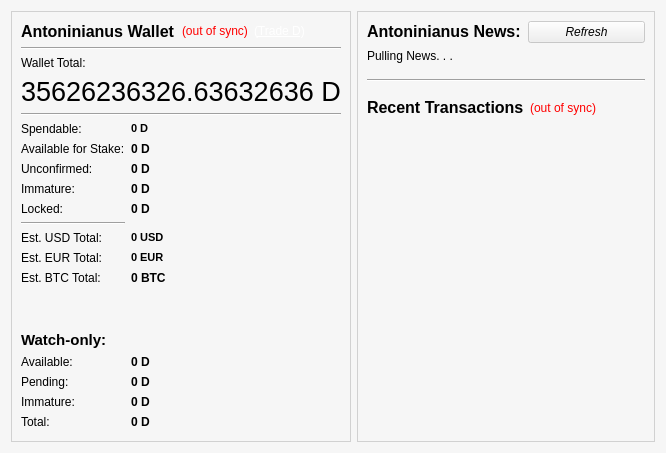
<?xml version="1.0" encoding="UTF-8"?>
<ui version="4.0">
 <class>OverviewPage</class>
 <widget class="QWidget" name="OverviewPage">
  <property name="geometry">
   <rect>
    <x>0</x>
    <y>0</y>
    <width>666</width>
    <height>453</height>
   </rect>
  </property>
  <property name="palette">
   <palette>
    <active>
     <colorrole role="Base">
      <brush brushstyle="SolidPattern">
       <color alpha="255">
        <red>255</red>
        <green>255</green>
        <blue>255</blue>
       </color>
      </brush>
     </colorrole>
     <colorrole role="Window">
      <brush brushstyle="SolidPattern">
       <color alpha="155">
        <red>240</red>
        <green>240</green>
        <blue>240</blue>
       </color>
      </brush>
     </colorrole>
    </active>
    <inactive>
     <colorrole role="Base">
      <brush brushstyle="SolidPattern">
       <color alpha="255">
        <red>255</red>
        <green>255</green>
        <blue>255</blue>
       </color>
      </brush>
     </colorrole>
     <colorrole role="Window">
      <brush brushstyle="SolidPattern">
       <color alpha="155">
        <red>240</red>
        <green>240</green>
        <blue>240</blue>
       </color>
      </brush>
     </colorrole>
    </inactive>
    <disabled>
     <colorrole role="Base">
      <brush brushstyle="SolidPattern">
       <color alpha="155">
        <red>240</red>
        <green>240</green>
        <blue>240</blue>
       </color>
      </brush>
     </colorrole>
     <colorrole role="Window">
      <brush brushstyle="SolidPattern">
       <color alpha="155">
        <red>240</red>
        <green>240</green>
        <blue>240</blue>
       </color>
      </brush>
     </colorrole>
    </disabled>
   </palette>
  </property>
  <property name="windowTitle">
   <string>Form</string>
  </property>
  <property name="windowOpacity">
   <double>0.200000000000000</double>
  </property>
  <property name="autoFillBackground">
   <bool>false</bool>
  </property>
  <property name="styleSheet">
   <string notr="true"/>
  </property>
  <layout class="QGridLayout" name="gridLayout_3">
   <item row="0" column="0">
    <layout class="QVBoxLayout" name="verticalLayout_2">
     <item>
      <widget class="QFrame" name="frame">
       <property name="frameShape">
        <enum>QFrame::StyledPanel</enum>
       </property>
       <property name="frameShadow">
        <enum>QFrame::Raised</enum>
       </property>
       <layout class="QGridLayout" name="gridLayout_2">
        <item row="4" column="0">
         <widget class="Line" name="line">
          <property name="orientation">
           <enum>Qt::Horizontal</enum>
          </property>
         </widget>
        </item>
        <item row="5" column="0">
         <layout class="QGridLayout" name="gridLayout">
          <item row="0" column="0">
           <widget class="QLabel" name="label">
            <property name="text">
             <string>Spendable:</string>
            </property>
           </widget>
          </item>
          <item row="1" column="0">
           <widget class="QLabel" name="labelStakeText">
            <property name="text">
             <string>Available for Stake:</string>
            </property>
           </widget>
          </item>
          <item row="1" column="1">
           <widget class="QLabel" name="labelStake">
            <property name="font">
             <font>
              <weight>75</weight>
              <bold>true</bold>
             </font>
            </property>
            <property name="cursor">
             <cursorShape>IBeamCursor</cursorShape>
            </property>
            <property name="toolTip">
             <string>Total of coins that was staked, and do not yet count toward the current balance</string>
            </property>
            <property name="text">
             <string notr="true">0 D</string>
            </property>
            <property name="textInteractionFlags">
             <set>Qt::LinksAccessibleByMouse|Qt::TextSelectableByKeyboard|Qt::TextSelectableByMouse</set>
            </property>
           </widget>
          </item>
          <item row="4" column="0">
           <widget class="QLabel" name="unconfirmedlabeltxt">
            <property name="text">
             <string>Unconfirmed:</string>
            </property>
           </widget>
          </item>
          <item row="4" column="1" colspan="2">
           <widget class="QLabel" name="labelUnconfirmed">
            <property name="font">
             <font>
              <weight>75</weight>
              <bold>true</bold>
             </font>
            </property>
            <property name="cursor">
             <cursorShape>IBeamCursor</cursorShape>
            </property>
            <property name="toolTip">
             <string>Total of transactions that have yet to be confirmed, and do not yet count toward the current balance</string>
            </property>
            <property name="text">
             <string notr="true">0 D</string>
            </property>
            <property name="textInteractionFlags">
             <set>Qt::LinksAccessibleByMouse|Qt::TextSelectableByKeyboard|Qt::TextSelectableByMouse</set>
            </property>
           </widget>
          </item>
          <item row="0" column="1" colspan="2">
           <widget class="QLabel" name="labelBalance">
            <property name="font">
             <font>
              <pointsize>8</pointsize>
              <weight>75</weight>
              <bold>true</bold>
             </font>
            </property>
            <property name="cursor">
             <cursorShape>IBeamCursor</cursorShape>
            </property>
            <property name="toolTip">
             <string>Your current spendable balance</string>
            </property>
            <property name="text">
             <string notr="true">0 D</string>
            </property>
            <property name="textInteractionFlags">
             <set>Qt::LinksAccessibleByMouse|Qt::TextSelectableByKeyboard|Qt::TextSelectableByMouse</set>
            </property>
           </widget>
          </item>
          <item row="5" column="0">
           <widget class="QLabel" name="labelImmatureText">
            <property name="text">
             <string>Immature:</string>
            </property>
           </widget>
          </item>
          <item row="5" column="1" colspan="2">
           <widget class="QLabel" name="labelImmature">
            <property name="font">
             <font>
              <weight>75</weight>
              <bold>true</bold>
             </font>
            </property>
            <property name="toolTip">
             <string>Balance from new stakes or coins that is not mature enough to be spent</string>
            </property>
            <property name="text">
             <string notr="true">0 D</string>
            </property>
            <property name="textInteractionFlags">
             <set>Qt::LinksAccessibleByMouse|Qt::TextSelectableByKeyboard|Qt::TextSelectableByMouse</set>
            </property>
           </widget>
          </item>
          <item row="16" column="0">
           <spacer name="verticalSpacer_3">
            <property name="orientation">
             <enum>Qt::Vertical</enum>
            </property>
            <property name="sizeType">
             <enum>QSizePolicy::Fixed</enum>
            </property>
            <property name="sizeHint" stdset="0">
             <size>
              <width>20</width>
              <height>40</height>
             </size>
            </property>
           </spacer>
          </item>
          <item row="21" column="1">
           <widget class="QLabel" name="labelWatchTotal">
            <property name="font">
             <font>
              <weight>75</weight>
              <bold>true</bold>
             </font>
            </property>
            <property name="cursor">
             <cursorShape>IBeamCursor</cursorShape>
            </property>
            <property name="toolTip">
             <string>Current total balance in watch-only addresses</string>
            </property>
            <property name="text">
             <string notr="true">0 D</string>
            </property>
            <property name="alignment">
             <set>Qt::AlignLeading|Qt::AlignLeft|Qt::AlignVCenter</set>
            </property>
            <property name="textInteractionFlags">
             <set>Qt::LinksAccessibleByMouse|Qt::TextSelectableByKeyboard|Qt::TextSelectableByMouse</set>
            </property>
           </widget>
          </item>
          <item row="18" column="1">
           <widget class="QLabel" name="labelWatchAvailable">
            <property name="font">
             <font>
              <weight>75</weight>
              <bold>true</bold>
             </font>
            </property>
            <property name="cursor">
             <cursorShape>IBeamCursor</cursorShape>
            </property>
            <property name="toolTip">
             <string>Your current balance in watch-only addresses</string>
            </property>
            <property name="text">
             <string notr="true">0 D</string>
            </property>
            <property name="alignment">
             <set>Qt::AlignLeading|Qt::AlignLeft|Qt::AlignVCenter</set>
            </property>
            <property name="textInteractionFlags">
             <set>Qt::LinksAccessibleByMouse|Qt::TextSelectableByKeyboard|Qt::TextSelectableByMouse</set>
            </property>
           </widget>
          </item>
          <item row="19" column="0">
           <widget class="QLabel" name="watch2">
            <property name="text">
             <string>Pending:</string>
            </property>
           </widget>
          </item>
          <item row="20" column="0">
           <widget class="QLabel" name="labelWatchImmatureText">
            <property name="text">
             <string>Immature:</string>
            </property>
           </widget>
          </item>
          <item row="20" column="1">
           <widget class="QLabel" name="labelWatchImmature">
            <property name="font">
             <font>
              <weight>75</weight>
              <bold>true</bold>
             </font>
            </property>
            <property name="cursor">
             <cursorShape>IBeamCursor</cursorShape>
            </property>
            <property name="toolTip">
             <string>Mined balance in watch-only addresses that has not yet matured</string>
            </property>
            <property name="text">
             <string notr="true">0 D</string>
            </property>
            <property name="alignment">
             <set>Qt::AlignLeading|Qt::AlignLeft|Qt::AlignVCenter</set>
            </property>
            <property name="textInteractionFlags">
             <set>Qt::LinksAccessibleByMouse|Qt::TextSelectableByKeyboard|Qt::TextSelectableByMouse</set>
            </property>
           </widget>
          </item>
          <item row="17" column="0" colspan="2">
           <widget class="QLabel" name="labelWatchonly">
            <property name="font">
             <font>
              <pointsize>11</pointsize>
              <weight>75</weight>
              <bold>true</bold>
             </font>
            </property>
            <property name="text">
             <string>Watch-only:</string>
            </property>
            <property name="alignment">
             <set>Qt::AlignLeading|Qt::AlignLeft|Qt::AlignVCenter</set>
            </property>
           </widget>
          </item>
          <item row="9" column="0">
           <widget class="Line" name="line_4">
            <property name="orientation">
             <enum>Qt::Horizontal</enum>
            </property>
           </widget>
          </item>
          <item row="13" column="1" colspan="2">
           <widget class="QLabel" name="labelBTCTotal">
            <property name="font">
             <font>
              <weight>75</weight>
              <bold>true</bold>
             </font>
            </property>
            <property name="cursor">
             <cursorShape>IBeamCursor</cursorShape>
            </property>
            <property name="toolTip">
             <string>Your current total balance estimated in BTC, Rate is not updated often</string>
            </property>
            <property name="text">
             <string>0 BTC</string>
            </property>
            <property name="textInteractionFlags">
             <set>Qt::LinksAccessibleByMouse|Qt::TextSelectableByKeyboard|Qt::TextSelectableByMouse</set>
            </property>
           </widget>
          </item>
          <item row="21" column="0">
           <widget class="QLabel" name="watch4">
            <property name="text">
             <string>Total:</string>
            </property>
           </widget>
          </item>
          <item row="19" column="1">
           <widget class="QLabel" name="labelWatchPending">
            <property name="font">
             <font>
              <weight>75</weight>
              <bold>true</bold>
             </font>
            </property>
            <property name="cursor">
             <cursorShape>IBeamCursor</cursorShape>
            </property>
            <property name="toolTip">
             <string>Unconfirmed transactions to watch-only addresses</string>
            </property>
            <property name="text">
             <string notr="true">0 D</string>
            </property>
            <property name="alignment">
             <set>Qt::AlignLeading|Qt::AlignLeft|Qt::AlignVCenter</set>
            </property>
            <property name="textInteractionFlags">
             <set>Qt::LinksAccessibleByMouse|Qt::TextSelectableByKeyboard|Qt::TextSelectableByMouse</set>
            </property>
           </widget>
          </item>
          <item row="10" column="1" colspan="2">
           <widget class="QLabel" name="labelUSDTotal">
            <property name="font">
             <font>
              <pointsize>8</pointsize>
              <weight>75</weight>
              <bold>true</bold>
             </font>
            </property>
            <property name="cursor">
             <cursorShape>IBeamCursor</cursorShape>
            </property>
            <property name="toolTip">
             <string>Your current total balance estimated in USD, Rate is not updated often</string>
            </property>
            <property name="text">
             <string>0 USD</string>
            </property>
            <property name="textInteractionFlags">
             <set>Qt::LinksAccessibleByMouse|Qt::TextSelectableByKeyboard|Qt::TextSelectableByMouse</set>
            </property>
           </widget>
          </item>
          <item row="18" column="0">
           <widget class="QLabel" name="watch1">
            <property name="text">
             <string>Available:</string>
            </property>
           </widget>
          </item>
          <item row="6" column="1" colspan="2">
           <widget class="QLabel" name="labelLocked">
            <property name="enabled">
             <bool>true</bool>
            </property>
            <property name="font">
             <font>
              <weight>75</weight>
              <bold>true</bold>
             </font>
            </property>
            <property name="toolTip">
             <string>Balance locked from usage, e.g. masternode collateral</string>
            </property>
            <property name="text">
             <string>0 D</string>
            </property>
            <property name="textInteractionFlags">
             <set>Qt::TextSelectableByKeyboard|Qt::TextSelectableByMouse</set>
            </property>
           </widget>
          </item>
          <item row="6" column="0">
           <widget class="QLabel" name="labelLockedText">
            <property name="text">
             <string>Locked:</string>
            </property>
           </widget>
          </item>
          <item row="10" column="0">
           <widget class="QLabel" name="usdtotal">
            <property name="text">
             <string>Est. USD Total:</string>
            </property>
           </widget>
          </item>
          <item row="13" column="0">
           <widget class="QLabel" name="btctotal">
            <property name="text">
             <string>Est. BTC Total:</string>
            </property>
           </widget>
          </item>
          <item row="11" column="1">
           <widget class="QLabel" name="labelEURTotal">
            <property name="font">
             <font>
              <pointsize>8</pointsize>
              <weight>75</weight>
              <bold>true</bold>
             </font>
            </property>
            <property name="cursor">
             <cursorShape>IBeamCursor</cursorShape>
            </property>
            <property name="toolTip">
             <string>Your current total balance estimated in EUR, Rate is based off a static 0.886 to 1 compared to USD</string>
            </property>
            <property name="text">
             <string>0 EUR</string>
            </property>
            <property name="textInteractionFlags">
             <set>Qt::LinksAccessibleByMouse|Qt::TextSelectableByKeyboard|Qt::TextSelectableByMouse</set>
            </property>
           </widget>
          </item>
          <item row="11" column="0">
           <widget class="QLabel" name="eurtotal">
            <property name="text">
             <string>Est. EUR Total:</string>
            </property>
           </widget>
          </item>
         </layout>
        </item>
        <item row="6" column="0">
         <spacer name="verticalSpacer">
          <property name="orientation">
           <enum>Qt::Vertical</enum>
          </property>
          <property name="sizeType">
           <enum>QSizePolicy::Expanding</enum>
          </property>
          <property name="sizeHint" stdset="0">
           <size>
            <width>20</width>
            <height>40</height>
           </size>
          </property>
         </spacer>
        </item>
        <item row="3" column="0">
         <widget class="QLabel" name="labelTotal">
          <property name="font">
           <font>
            <pointsize>20</pointsize>
            <weight>50</weight>
            <bold>false</bold>
            <underline>false</underline>
           </font>
          </property>
          <property name="cursor">
           <cursorShape>IBeamCursor</cursorShape>
          </property>
          <property name="toolTip">
           <string>Your current total balance</string>
          </property>
          <property name="text">
           <string notr="true">35626236326.63632636 D</string>
          </property>
          <property name="textInteractionFlags">
           <set>Qt::LinksAccessibleByMouse|Qt::TextSelectableByKeyboard|Qt::TextSelectableByMouse</set>
          </property>
         </widget>
        </item>
        <item row="0" column="0">
         <layout class="QHBoxLayout" name="horizontalLayout_4">
          <item>
           <widget class="QLabel" name="label_5">
            <property name="font">
             <font>
              <pointsize>12</pointsize>
              <weight>75</weight>
              <bold>true</bold>
             </font>
            </property>
            <property name="styleSheet">
             <string notr="true"/>
            </property>
            <property name="text">
             <string>Antoninianus Wallet</string>
            </property>
           </widget>
          </item>
          <item>
           <widget class="QLabel" name="labelWalletStatus">
            <property name="toolTip">
             <string>The displayed information may be out of date. Your wallet automatically synchronizes with the Antoninianus network after a connection is established, but this process has not completed yet.</string>
            </property>
            <property name="styleSheet">
             <string notr="true">QLabel { color: red; }</string>
            </property>
            <property name="text">
             <string notr="true">(out of sync)</string>
            </property>
            <property name="alignment">
             <set>Qt::AlignLeading|Qt::AlignLeft|Qt::AlignVCenter</set>
            </property>
           </widget>
          </item>
          <item>
           <widget class="QLabel" name="labelTradeLink">
            <property name="cursor">
             <cursorShape>PointingHandCursor</cursorShape>
            </property>
            <property name="text">
             <string>&lt;div style=&quot;color: #fff;&quot;&gt;(&lt;a href=&quot;https://tradeogre.com/exchange/BTC-D&quot; style=&quot;color: #fff;&quot;&gt;Trade D&lt;/a&gt;)&lt;/div&gt;</string>
            </property>
            <property name="openExternalLinks">
             <bool>true</bool>
            </property>
           </widget>
          </item>
          <item>
           <spacer name="horizontalSpacer_2">
            <property name="orientation">
             <enum>Qt::Horizontal</enum>
            </property>
            <property name="sizeHint" stdset="0">
             <size>
              <width>40</width>
              <height>20</height>
             </size>
            </property>
           </spacer>
          </item>
         </layout>
        </item>
        <item row="1" column="0">
         <widget class="Line" name="line_2">
          <property name="orientation">
           <enum>Qt::Horizontal</enum>
          </property>
         </widget>
        </item>
        <item row="2" column="0">
         <widget class="QLabel" name="labelTotalText">
          <property name="styleSheet">
           <string notr="true"/>
          </property>
          <property name="text">
           <string>Wallet Total:</string>
          </property>
         </widget>
        </item>
       </layout>
      </widget>
     </item>
    </layout>
   </item>
   <item row="0" column="1">
    <widget class="QFrame" name="frame_2">
     <property name="enabled">
      <bool>true</bool>
     </property>
     <property name="frameShape">
      <enum>QFrame::StyledPanel</enum>
     </property>
     <property name="frameShadow">
      <enum>QFrame::Raised</enum>
     </property>
     <layout class="QGridLayout" name="gridLayout_4">
      <item row="4" column="0">
       <spacer name="verticalSpacer_2">
        <property name="orientation">
         <enum>Qt::Vertical</enum>
        </property>
        <property name="sizeType">
         <enum>QSizePolicy::Fixed</enum>
        </property>
        <property name="sizeHint" stdset="0">
         <size>
          <width>20</width>
          <height>10</height>
         </size>
        </property>
       </spacer>
      </item>
      <item row="1" column="0">
       <widget class="QLabel" name="labelNewsFeed">
        <property name="styleSheet">
         <string notr="true"/>
        </property>
        <property name="text">
         <string>Pulling News. . .</string>
        </property>
        <property name="openExternalLinks">
         <bool>true</bool>
        </property>
        <property name="textInteractionFlags">
         <set>Qt::LinksAccessibleByMouse|Qt::TextSelectableByKeyboard|Qt::TextSelectableByMouse</set>
        </property>
       </widget>
      </item>
      <item row="5" column="0">
       <layout class="QHBoxLayout" name="horizontalLayout_2">
        <item>
         <widget class="QLabel" name="label_4">
          <property name="font">
           <font>
            <pointsize>12</pointsize>
           </font>
          </property>
          <property name="text">
           <string>&lt;b&gt;Recent Transactions&lt;/b&gt;</string>
          </property>
         </widget>
        </item>
        <item>
         <widget class="QLabel" name="labelTransactionsStatus">
          <property name="toolTip">
           <string>The displayed information may be out of date. Your wallet automatically synchronizes with the Antoninianus network after a connection is established, but this process has not completed yet.</string>
          </property>
          <property name="styleSheet">
           <string notr="true">QLabel { color: red; }</string>
          </property>
          <property name="text">
           <string notr="true">(out of sync)</string>
          </property>
          <property name="alignment">
           <set>Qt::AlignRight|Qt::AlignTrailing|Qt::AlignVCenter</set>
          </property>
         </widget>
        </item>
        <item>
         <spacer name="horizontalSpacer">
          <property name="orientation">
           <enum>Qt::Horizontal</enum>
          </property>
          <property name="sizeHint" stdset="0">
           <size>
            <width>40</width>
            <height>20</height>
           </size>
          </property>
         </spacer>
        </item>
       </layout>
      </item>
      <item row="6" column="0">
       <widget class="QListView" name="listTransactions">
        <property name="sizePolicy">
         <sizepolicy hsizetype="MinimumExpanding" vsizetype="Expanding">
          <horstretch>0</horstretch>
          <verstretch>0</verstretch>
         </sizepolicy>
        </property>
        <property name="font">
         <font>
          <pointsize>8</pointsize>
         </font>
        </property>
        <property name="styleSheet">
         <string notr="true">QListView { background: transparent; }</string>
        </property>
        <property name="frameShape">
         <enum>QFrame::NoFrame</enum>
        </property>
        <property name="lineWidth">
         <number>1</number>
        </property>
        <property name="verticalScrollBarPolicy">
         <enum>Qt::ScrollBarAlwaysOff</enum>
        </property>
        <property name="horizontalScrollBarPolicy">
         <enum>Qt::ScrollBarAlwaysOff</enum>
        </property>
        <property name="selectionMode">
         <enum>QAbstractItemView::NoSelection</enum>
        </property>
        <property name="spacing">
         <number>1</number>
        </property>
       </widget>
      </item>
      <item row="3" column="0">
       <widget class="Line" name="line_3">
        <property name="orientation">
         <enum>Qt::Horizontal</enum>
        </property>
       </widget>
      </item>
      <item row="0" column="0">
       <layout class="QHBoxLayout" name="horizontalLayout">
        <item>
         <widget class="QLabel" name="label_699">
          <property name="sizePolicy">
           <sizepolicy hsizetype="Fixed" vsizetype="Fixed">
            <horstretch>0</horstretch>
            <verstretch>0</verstretch>
           </sizepolicy>
          </property>
          <property name="font">
           <font>
            <pointsize>12</pointsize>
            <weight>75</weight>
            <bold>true</bold>
           </font>
          </property>
          <property name="text">
           <string>Antoninianus News:</string>
          </property>
         </widget>
        </item>
        <item>
         <spacer name="horizontalSpacer_3">
          <property name="orientation">
           <enum>Qt::Horizontal</enum>
          </property>
          <property name="sizeHint" stdset="0">
           <size>
            <width>40</width>
            <height>20</height>
           </size>
          </property>
         </spacer>
        </item>
        <item>
         <widget class="QPushButton" name="refreshButton">
          <property name="sizePolicy">
           <sizepolicy hsizetype="Fixed" vsizetype="Fixed">
            <horstretch>0</horstretch>
            <verstretch>0</verstretch>
           </sizepolicy>
          </property>
          <property name="baseSize">
           <size>
            <width>0</width>
            <height>0</height>
           </size>
          </property>
          <property name="font">
           <font>
            <italic>true</italic>
           </font>
          </property>
          <property name="toolTip">
           <string>Refresh your USD and BTC estimated totals, forces price data from CMC.</string>
          </property>
          <property name="layoutDirection">
           <enum>Qt::LeftToRight</enum>
          </property>
          <property name="text">
           <string>          Refresh          </string>
          </property>
          <property name="icon">
           <iconset resource="../bitcoin.qrc">
            <normaloff>:/icons/refresh</normaloff>:/icons/refresh</iconset>
          </property>
          <property name="autoDefault">
           <bool>false</bool>
          </property>
          <property name="default">
           <bool>false</bool>
          </property>
          <property name="flat">
           <bool>false</bool>
          </property>
         </widget>
        </item>
       </layout>
      </item>
      <item row="2" column="0">
       <spacer name="verticalSpacer_4">
        <property name="orientation">
         <enum>Qt::Vertical</enum>
        </property>
        <property name="sizeType">
         <enum>QSizePolicy::Fixed</enum>
        </property>
        <property name="sizeHint" stdset="0">
         <size>
          <width>20</width>
          <height>10</height>
         </size>
        </property>
       </spacer>
      </item>
     </layout>
    </widget>
   </item>
  </layout>
 </widget>
 <resources>
  <include location="../bitcoin.qrc"/>
 </resources>
 <connections/>
</ui>
